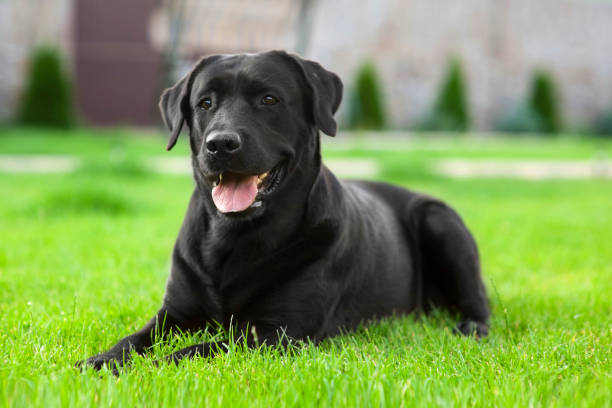
#> input picture image edit/basic/dog.jpg, 612 x 408 px
$ python pillowmodule.py
#> lines starting #> are read from the running program, lines starting #| are printed output that depends on the picture
# Installation of pillow library
# change the image extension
# resize image files
# resize multiple images using for loop
# Sharpness
# Brightness
# Color
# Contrast
# Image blur,GaussianBlur

from PIL import Image,ImageEnhance,ImageFilter
import os

# [41 lines of commented-out code are left out]

img2 = Image.open("dog.jpg")
#> img2 is the input picture: PIL image 612x408 RGB; mean R, G, B 123.5, 150.3, 83.4
img2.filter(ImageFilter.GaussianBlur(radius=5)).save("dogblur.jpg")
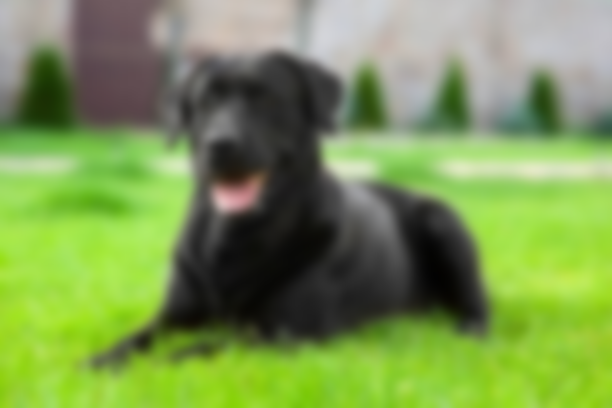
#> saved as dogblur.jpg: PIL image 612x408 RGB; mean R, G, B 123.5, 150.3, 83.4
